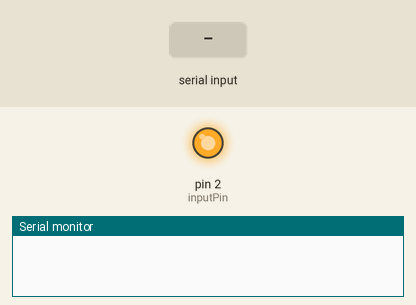
This sketch was run on a simulated Arduino Uno, built with avr-gcc and run on an emulated ATmega328P. Shown: output pins drawn as LEDs (lit = HIGH), the last lines printed to the serial monitor. Inputs (shaded band) come from the test bench.

Above: at 1.2 s.
1.3 s: "A" received over Serial
At 2.4 s:
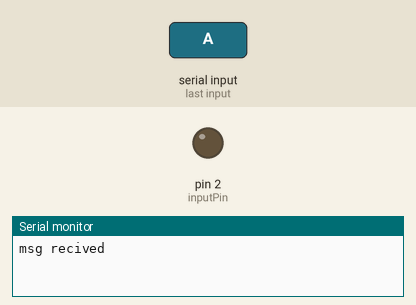
Timing chart, 0 to 12.8 s (numbered marks = the images above; inputs shaded):
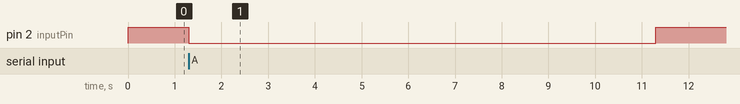

The sketch:

Lock_arduino.ino
```cpp
int inputPin = 2;
char msg;
void setup() {
  Serial.begin(9600);
  pinMode(inputPin, OUTPUT);     // declare sensor as input
}

void loop(){
  digitalWrite(inputPin, HIGH);

  if(Serial.available()>0){
    msg = Serial.read();

    Serial.println("msg recived");

     switch(msg){
      case 'A': digitalWrite(inputPin, LOW);
      delay(10000);
      Serial.println("ACCESS GRANTED: Face recognized.");
      digitalWrite(inputPin, HIGH);
      break;

      case 'B':
      Serial.println("ACCESSS DENIED: Face not recognized.");
      break;

      case 'C':
      Serial.println("ACCESS DENIED: No face detected..");
      break;
      }
// high: locked low: open
  }
}
```

Measured:
- after the input at 1.3 s, pin 2 (inputPin): HIGH → LOW at once, → HIGH 10.0 s later
